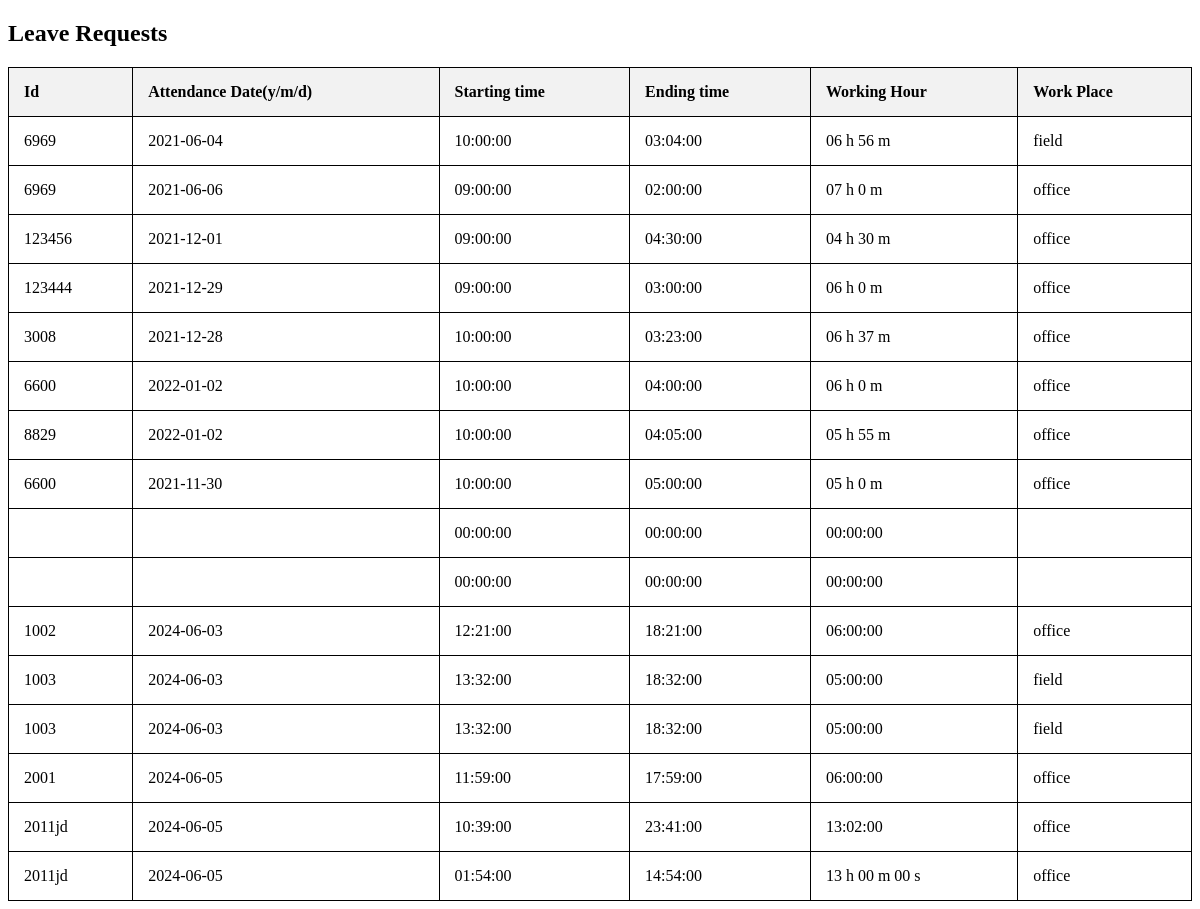
Page /viewattendence.php on the committed database.
### tables this page shows
CREATE TABLE `attendance` (
  `id` int(14) NOT NULL,
  `emp_id` varchar(64) DEFAULT NULL,
  `atten_date` varchar(64) DEFAULT NULL,
  `signin_time` time DEFAULT NULL,
  `signout_time` time DEFAULT NULL,
  `working_hour` varchar(64) DEFAULT NULL,
  `place` varchar(255) NOT NULL
);

### viewattendence.php (the view, shortened to what this page needs)
<?php
$servername = "localhost";
$username = "root";
$password = "";
$dbname = "hr_management";
$conn = new mysqli($servername, $username, $password, $dbname);
$sql = "SELECT * FROM attendance";
$result = $conn->query($sql);
?>
<!DOCTYPE html>
<html lang="en">
<head>
</head>
<body>
    <h2>Leave Requests</h2>
    <table>
        <tr>
            <th>Id</th>
            <th>Attendance Date(y/m/d)</th>
            <th>Starting time</th>
            <th>Ending time</th>
            <th>Working Hour</th>
            <th>Work Place</th>
        </tr>
        <?php
        if ($result->num_rows > 0) {
            while($row = $result->fetch_assoc()) {
                echo "<tr>";
                echo "<td>" . $row["emp_id"] . "</td>";
                echo "<td>" . $row["atten_date"] . "</td>";
                echo "<td>" . $row["signin_time"] . "</td>";
                echo "<td>" . $row["signout_time"] . "</td>";
                echo "<td>" . $row["working_hour"] . "</td>";
                echo "<td>" . $row["place"] . "</td>";
                echo "</tr>";
            }
        } else {
            echo "<tr><td colspan='9'>No leave requests found</td></tr>";
        }
        ?>
    </table>
</body>
</html>

### viewattendence.php (style rules this page uses)
table { width: 100%; border-collapse: collapse; }
table, th, td { border: 1px solid black; }
th, td { padding: 15px; text-align: left; }
th { background-color: #f2f2f2; }

### rows in the picture
attendance: emp "6969", atten_date "2021-06-04", signin_time "10:00:00", signout_time "03:04:00", working_hour "06 h 56 m", place "field"
attendance: emp "6969", atten_date "2021-06-06", signin_time "09:00:00", signout_time "02:00:00", working_hour "07 h 0 m", place "office"
attendance: emp "123456", atten_date "2021-12-01", signin_time "09:00:00", signout_time "04:30:00", working_hour "04 h 30 m", place "office"
attendance: emp "123444", atten_date "2021-12-29", signin_time "09:00:00", signout_time "03:00:00", working_hour "06 h 0 m", place "office"
attendance: emp "3008", atten_date "2021-12-28", signin_time "10:00:00", signout_time "03:23:00", working_hour "06 h 37 m", place "office"
attendance: emp "6600", atten_date "2022-01-02", signin_time "10:00:00", signout_time "04:00:00", working_hour "06 h 0 m", place "office"
attendance: emp "8829", atten_date "2022-01-02", signin_time "10:00:00", signout_time "04:05:00", working_hour "05 h 55 m", place "office"
attendance: emp "6600", atten_date "2021-11-30", signin_time "10:00:00", signout_time "05:00:00", working_hour "05 h 0 m", place "office"
attendance: signin_time "00:00:00", signout_time "00:00:00", working_hour "00:00:00"
attendance: signin_time "00:00:00", signout_time "00:00:00", working_hour "00:00:00"
attendance: emp "1002", atten_date "2024-06-03", signin_time "12:21:00", signout_time "18:21:00", working_hour "06:00:00", place "office"
attendance: emp "1003", atten_date "2024-06-03", signin_time "13:32:00", signout_time "18:32:00", working_hour "05:00:00", place "field"
attendance: emp "1003", atten_date "2024-06-03", signin_time "13:32:00", signout_time "18:32:00", working_hour "05:00:00", place "field"
attendance: emp "2001", atten_date "2024-06-05", signin_time "11:59:00", signout_time "17:59:00", working_hour "06:00:00", place "office"
attendance: emp "2011jd", atten_date "2024-06-05", signin_time "10:39:00", signout_time "23:41:00", working_hour "13:02:00", place "office"
attendance: emp "2011jd", atten_date "2024-06-05", signin_time "01:54:00", signout_time "14:54:00", working_hour "13 h 00 m 00 s", place "office"
